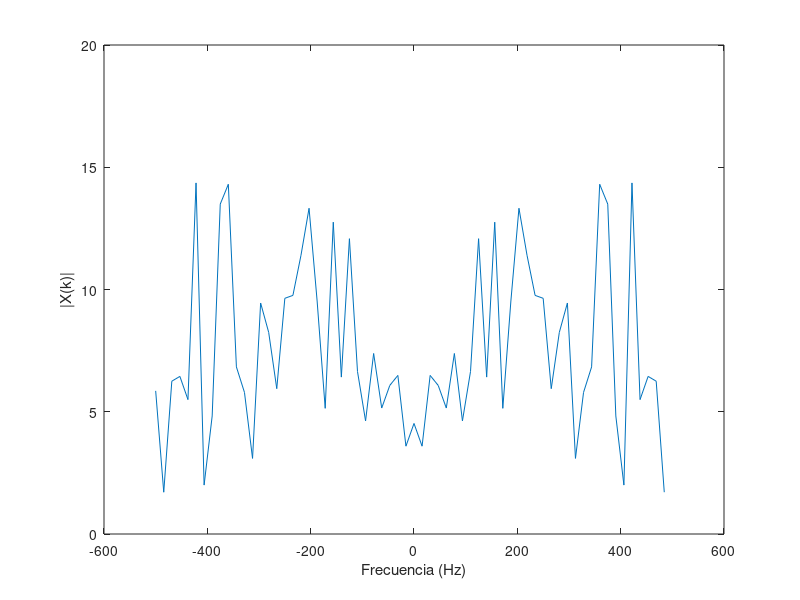

MATLAB code to generate this figure: (Note: this script raises an error after producing the figure.)
%%%%%%%%%%%%%%%%%%%%%%%%%%%%%%%%%%%%%%%%%%%%%%%%%%%%%%%%%%%%
%%%%%%%%%%%%%%  PARTE 1: Convolución Circular %%%%%%%%%%%%%%
%%%%%%%%%%%%%%%%%%%%%%%%%%%%%%%%%%%%%%%%%%%%%%%%%%%%%%%%%%%%

% PREGUNTA 1

% Parámetros
N = 64;        % Longitud de x[n], puede ajustarse
Ts = 1e-3;     % Periodo de muestreo

% Generar señal aleatoria x[n]
x = randn(N, 1);

% Calcular su espectro X(k)
X = fftshift(fft(x));

% Vector de frecuencia para graficar
Fs = 1/Ts;
f = (-N/2:N/2-1)*(Fs/N);

% Graficar el espectro de x[n]
figure;
plot(f, abs(X));
xlabel("Frecuencia (Hz)");
ylabel("|X(k)|");
xline(0)
title("Espectro de x[n]");


% PREGUNTA 2

% Respuesta al impulso del canal h[n]
h = [-0.1, 0.3, -0.5, 0.7, -0.9, 0.7, -0.5, 0.3, -0.1]';

% Llenar con ceros h[n] hasta longitud N
h_padded = [h; zeros(N - length(h), 1)];

% Calcular su espectro H(k)
H = fftshift(fft(h_padded));

% Graficar el espectro de h[n]
figure;
plot(f, abs(H));
xlabel("Frecuencia (Hz)");
ylabel("|H(k)|");
title("Espectro de h[n]");


% PREGUNTA 3

% Convolución lineal
y = conv(x, h);

% Calcular su FFT de N puntos
Y = fftshift(fft(y, N));

% Graficar el espectro de y[n]
figure;
plot(f, abs(Y));
xlabel("Frecuencia (Hz)");
ylabel("|Y_L(k)|");
title("Espectro de y_L[n] (Convolución Lineal)");


% PREGUNTA 4

% Convolución circular
yc = cconv(x, h, N);  % Convolución circular de N puntos

% Calcular su espectro Yc(k)
Yc = fftshift(fft(yc));

% Graficar el espectro de yc[n]
figure;
plot(f, abs(Yc));
xlabel("Frecuencia (Hz)");
ylabel("|Y_c(k)|");
title("Espectro de y_c[n] (Convolución Circular)");


% PREGUNTA 5

% Calcular el producto X(k) * H(k)
XH = X .* H;

% Comparación entre X(k)*H(k) y Y(k)
figure;
subplot(1,2,1);
plot(f, abs(XH), f, abs(Y));
xlabel("Frecuencia (Hz)");
ylabel("Magnitud");
title("Comparación de X(k)*H(k) y Y_L(k)");
legend("|X(k)*H(k)|", "|Y_L(k)|");

% Comparación entre X(k)*H(k) y Yc(k)
subplot(1,2,2);
plot(f, abs(XH), f, abs(Yc));
xlabel("Frecuencia (Hz)");
ylabel("Magnitud");
title("Comparación de X(k)*H(k) y Y_c(k)");
legend("|X(k)*H(k)|", "|Y_c(k)|");


% PREGUNTA 6

% Longitud del prefijo cíclico (debe ser >= longitud de h[n]-1)
L = length(h) - 1;

% Construir prefijo cíclico a partir de las últimas L muestras de x[n]
cyclic_prefix = x(end-L+1:end);

% Extender x[n] con prefijo cíclico
x_ext = [cyclic_prefix; x];

figure;
hold on;
plot(-L:N-1, x_ext, "b")
plot(0:N-1, x, "r");
xlabel("n");
ylabel("x[n]");
legend("x_{ext}[n]", "x[n]");
title("Señal x[n] y x_{ext}[n] con Prefijo Cíclico");
hold off;


% PREGUNTA 7

% Longitud óptima del prefijo cíclico es L = length(h) - 1
fprintf("Longitud elegida del prefijo cíclico: %d\n", L);

% Convolución lineal con la señal extendida
y_ext = conv(x_ext, h);

% Eliminar las primeras L muestras para extraer el resultado de la convolución circular
yc_extracted = y_ext(L+1:L+N);


figure;
hold on;
plot(-L:N+L-1, y_ext, "b")
plot(0:N-1, yc_extracted, "r");
xlabel("n");
ylabel("x[n]");
xlim([-L, N+L-1])
legend("y_{ext}[n]", "y_c[n]");
title("Convolución circular extraída de la lineal");
hold off;

Yc_extracted = fftshift(fft(yc_extracted));

% Comparación entre X(k)*H(k) y Yc(k) extraído
figure;
subplot(1,2,1);
plot(f, abs(XH), f, abs(Yc));
xlabel("Frecuencia (Hz)");
ylabel("Magnitud");
title("Comparación de X(k)*H(k) y Y_c(k)");

% Comparación entre X(k)*H(k) y Yc(k) extraído
subplot(1,2,2);
plot(f, abs(XH), f, abs(Yc_extracted));
xlabel("Frecuencia (Hz)");
ylabel("Magnitud");

title("Comparación de X(k)*H(k) y Y_c(k) extraído");






%%%%%%%%%%%%%%%%%%%%%%%%%%%%%%%%%%%%%%%%%%%%%%%%%%%%%%%%%%%%
%%%%%%%%%%%%%%%%%%  PARTE 2: Ecualización %%%%%%%%%%%%%%%%%%
%%%%%%%%%%%%%%%%%%%%%%%%%%%%%%%%%%%%%%%%%%%%%%%%%%%%%%%%%%%%

% Parámetros de OFDM
NFFT = 128;           % Tamaño de FFT
Ncp = 16;             % Longitud del prefijo cíclico (varía según el caso)
Nofdm = 100;          % Número de símbolos OFDM
Nsub = 10;            % Número de subportadoras de datos
modOrder = 4;         % Modulación QPSK (número M-ario)

% Respuesta al impulso del canal h[n]
h = [0, -0.1, 0.3, -0.5, 0.7, -0.9, 0.7, -0.5, 0.3, -0.1, 0]';


% Respuesta de frecuencia ideal del canal
H = fft(h, NFFT);

% Generar bits aleatorios
numBits = Nsub * Nofdm * log2(modOrder);
bits = randi([0 1], numBits, 1);

%%%%%%%%%%%%%%%%%%%%%%%%%%%%%%%%%%%%%%%%%%%%%%%%%%%%%%%%%%%%
%%%%%%%%%%%%  PARTE A: Intervalo de guarda con 0 %%%%%%%%%%%%%%%%%%
%%%%%%%%%%%%%%%%%%%%%%%%%%%%%%%%%%%%%%%%%%%%%%%%%%%%%%%%%%%%

% Actualizar Ncp para este caso
Ncp = 16;

% Modulación QPSK
symbols = moduladorQPSK(bits);

% Remodelar símbolos en subportadoras x símbolos OFDM
symbols_matrix = reshape(symbols, Nsub, Nofdm);

% Inicializar la matriz de símbolos OFDM
X = zeros(NFFT, Nofdm);

% Mapear símbolos a subportadoras
X(2:Nsub+1, :) = symbols_matrix;

% Modulación OFDM (IFFT)
ofdm_symbols = ifft(X, NFFT);

% Agregar intervalo de guarda lleno de ceros
ofdm_with_guard = [zeros(Ncp, Nofdm); ofdm_symbols];

% Serializar los símbolos OFDM
s = ofdm_with_guard(:);

% Transmitir a través del canal
s_rx = conv(s, h);
s_rx = s_rx(1:length(s));

% Remodelar la señal recibida
s_rx_matrix = reshape(s_rx, NFFT + Ncp, Nofdm);

% Eliminar el intervalo de guarda
received_symbols = s_rx_matrix(Ncp+1:end, :);

% Demodulación OFDM (FFT)
Y = fft(received_symbols, NFFT);

size(Y)
size(repmat(H.', 1, Nofdm))

% Ecualización en el dominio de frecuencia
Y_eq = Y ./ repmat(H, 1, Nofdm);

% Extraer las subportadoras de datos
received_data = Y_eq(2:Nsub+1, :);
received_data = received_data(:);

% Demodulación QPSK
received_bits = demoduladorQPSK(received_data);

% Calcular BER
num_errors = sum(bits ~= received_bits);
bit_error_rate = num_errors / numBits;
fprintf("Caso a) BER con intervalo de guarda en cero: %f\n", bit_error_rate);

% Diagrama de constelación
figure;
subplot(1,2,1);
plot(real(symbols), imag(symbols), "o");
title("Constelación Transmitida");
xlabel("En Fase");
ylabel("En Cuadratura");
axis square;

subplot(1,2,2);
plot(real(received_data), imag(received_data), "o");
title("Constelación Recibida (Caso a)");
xlabel("En Fase");
ylabel("En Cuadratura");
axis square;

%%%%%%%%%%%%%%%%%%%%%%%%%%%%%%%%%%%%%%%%%%%%%%%%%%%%%%%%%%%%
%%%%%%%%%%%%  PARTE B: Intervalo de guarda con 0 %%%%%%%%%%%%%%%%%%
%%%%%%%%%%%%%%%%%%%%%%%%%%%%%%%%%%%%%%%%%%%%%%%%%%%%%%%%%%%%

% Actualizar Ncp para el Caso b)
Ncp = 4;  % Longitud del prefijo cíclico menor al canal

% Modulación QPSK
symbols_b = moduladorQPSK(bits);

% Remodelar símbolos en subportadoras x símbolos OFDM
symbols_matrix_b = reshape(symbols_b, Nsub, Nofdm);

% Inicializar la matriz de símbolos OFDM
X_b = zeros(NFFT, Nofdm);

% Mapear símbolos a subportadoras
X_b(2:Nsub+1, :) = symbols_matrix_b;

% Modulación OFDM (IFFT)
ofdm_symbols_b = ifft(X_b, NFFT);

% Agregar prefijo cíclico (copia de las últimas Ncp muestras)
cyclic_prefix_b = ofdm_symbols_b(end-Ncp+1:end, :);
ofdm_with_cp_b = [cyclic_prefix_b; ofdm_symbols_b];

% Serializar los símbolos OFDM
s_b = ofdm_with_cp_b(:);

% Transmitir a través del canal
s_rx_b = conv(s_b, h);
s_rx_b = s_rx_b(1:length(s_b));

% Remodelar la señal recibida
s_rx_matrix_b = reshape(s_rx_b, NFFT + Ncp, Nofdm);

% Eliminar el prefijo cíclico
received_symbols_b = s_rx_matrix_b(Ncp+1:end, :);

% Demodulación OFDM (FFT)
Y_b = fft(received_symbols_b, NFFT);

% Ecualización en el dominio de frecuencia
Y_eq_b = Y_b ./ repmat(H, 1, Nofdm);

% Extraer las subportadoras de datos
received_data_b = Y_eq_b(2:Nsub+1, :);
received_data_b = received_data_b(:);

% Demodulación QPSK
received_bits_b = demoduladorQPSK(received_data_b);

% Calcular BER
num_errors_b = sum(bits ~= received_bits_b);
bit_error_rate_b = num_errors_b / numBits;
fprintf("Caso b) BER con prefijo cíclico corto: %f\n", bit_error_rate_b);

% Diagrama de constelación
figure;
subplot(1,2,1);
plot(real(symbols_b), imag(symbols_b), "o");
title("Constelación Transmitida");
xlabel("En Fase");
ylabel("En Cuadratura");
axis square;

subplot(1,2,2);
plot(real(received_data_b), imag(received_data_b), "o");
title("Constelación Recibida (Caso b)");
xlabel("En Fase");
ylabel("En Cuadratura");
axis square;

%%%%%%%%%%%%%%%%%%%%%%%%%%%%%%%%%%%%%%%%%%%%%%%%%%%%%%%%%%%%
%%%%%%%%%%%%  PARTE C:  %%%%%%%%%%%%%%%%%%
%%%%%%%%%%%%%%%%%%%%%%%%%%%%%%%%%%%%%%%%%%%%%%%%%%%%%%%%%%%%

% Actualizar Ncp para el Caso c)
Ncp = 16;  % Longitud del prefijo cíclico igual o mayor al canal

% Modulación QPSK
symbols_c = moduladorQPSK(bits);

% Remodelar símbolos en subportadoras x símbolos OFDM
symbols_matrix_c = reshape(symbols_c, Nsub, Nofdm);

% Inicializar la matriz de símbolos OFDM
X_c = zeros(NFFT, Nofdm);

% Mapear símbolos a subportadoras
X_c(2:Nsub+1, :) = symbols_matrix_c;

% Modulación OFDM (IFFT)
ofdm_symbols_c = ifft(X_c, NFFT);

% Agregar prefijo cíclico (copia de las últimas Ncp muestras)
cyclic_prefix_c = ofdm_symbols_c(end-Ncp+1:end, :);
ofdm_with_cp_c = [cyclic_prefix_c; ofdm_symbols_c];

% Serializar los símbolos OFDM
s_c = ofdm_with_cp_c(:);

% Transmitir a través del canal
s_rx_c = conv(s_c, h);
s_rx_c = s_rx_c(1:length(s_c));

% Remodelar la señal recibida
s_rx_matrix_c = reshape(s_rx_c, NFFT + Ncp, Nofdm);

% Eliminar el prefijo cíclico
received_symbols_c = s_rx_matrix_c(Ncp+1:end, :);

% Demodulación OFDM (FFT)
Y_c = fft(received_symbols_c, NFFT);

% Ecualización en el dominio de frecuencia
Y_eq_c = Y_c ./ repmat(H, 1, Nofdm);

% Extraer las subportadoras de datos
received_data_c = Y_eq_c(2:Nsub+1, :);
received_data_c = received_data_c(:);

% Demodulación QPSK
received_bits_c = demoduladorQPSK(received_data_c);

% Calcular BER
num_errors_c = sum(bits ~= received_bits_c);
bit_error_rate_c = num_errors_c / numBits;
fprintf("Caso c) BER con prefijo cíclico suficiente: %f\n", bit_error_rate_c);

% Diagrama de constelación
figure;
subplot(1,2,1);
plot(real(symbols_c), imag(symbols_c), "o");
title("Constelación Transmitida");
xlabel("En Fase");
ylabel("En Cuadratura");
axis square;

subplot(1,2,2);
plot(real(received_data_c), imag(received_data_c), "o");
title("Constelación Recibida (Caso c)");
xlabel("En Fase");
ylabel("En Cuadratura");
axis square;
